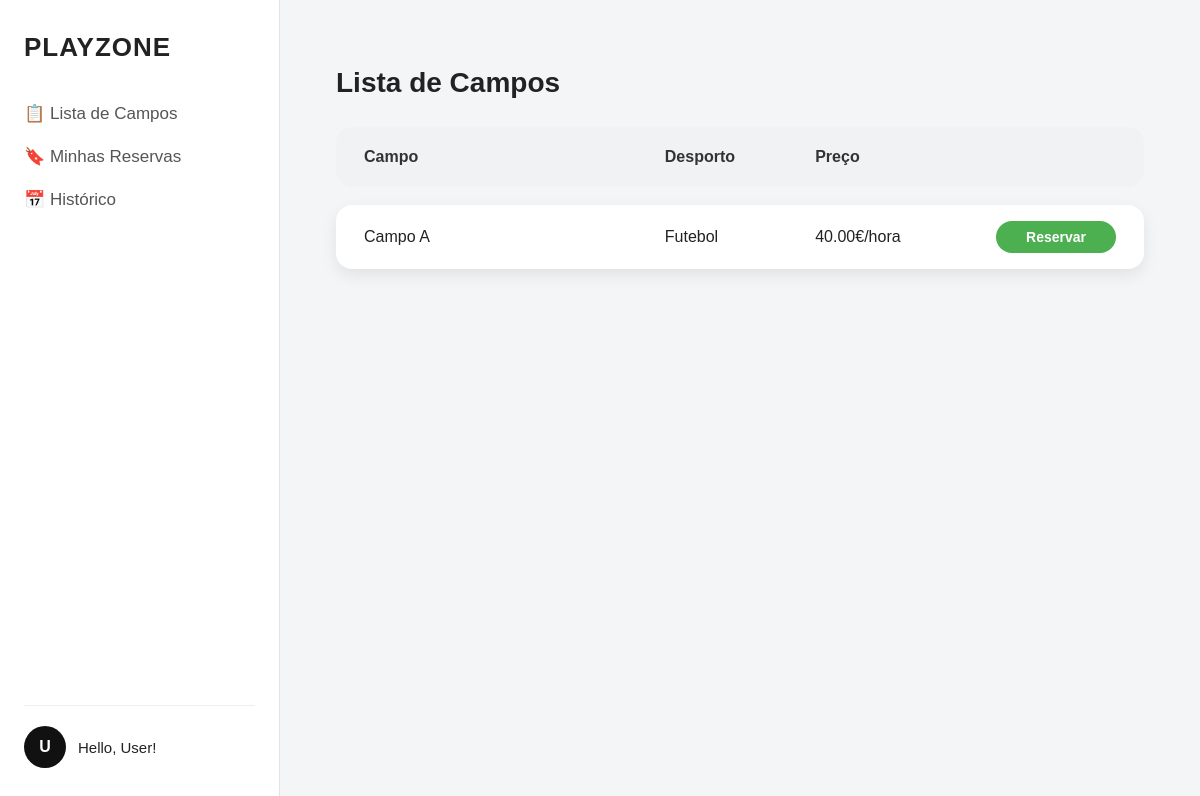
The page /campos/ on the database as committed earlier.
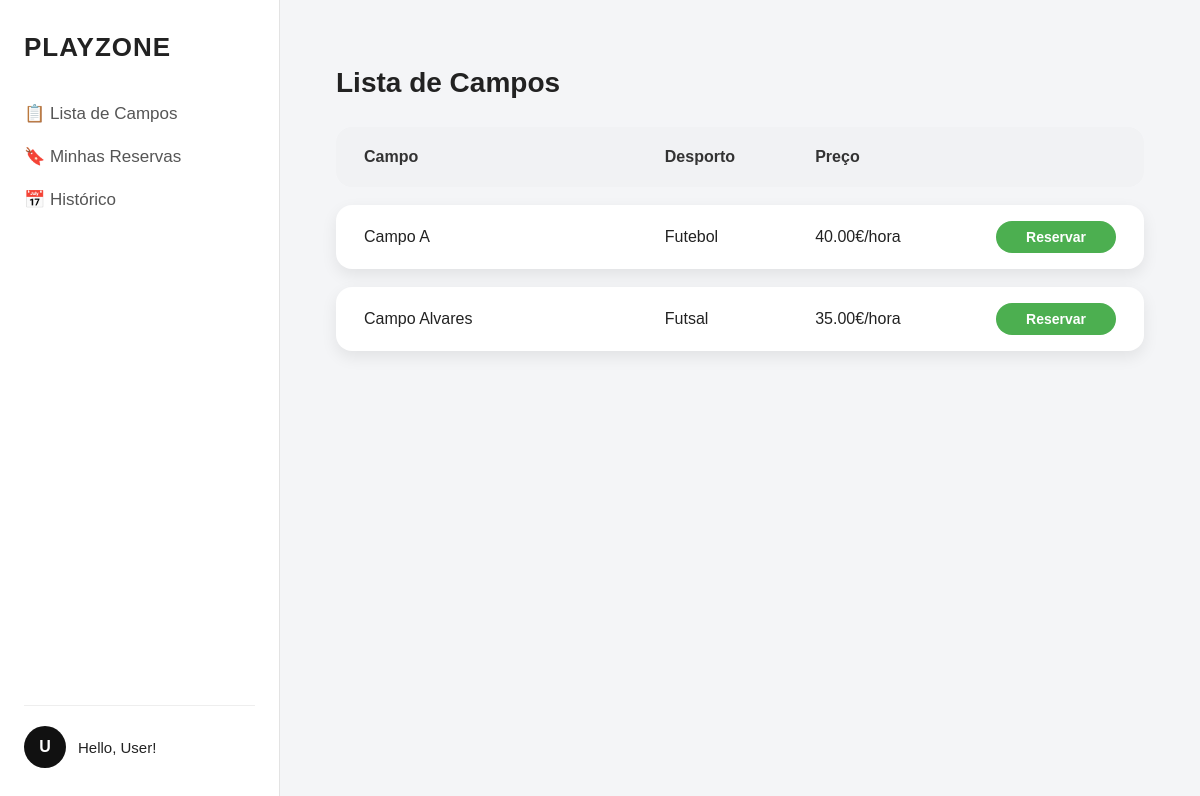
The same page on the database as committed later.
### campos/models.py (models this page shows, shortened)
class Campo(models.Model):
    nome = models.CharField(max_length=100)
    desporto = models.CharField(max_length=50)
    preco = models.DecimalField(max_digits=6, decimal_places=2)

### campos/views.py (the view)
# urls.py: path("", CampoListView.as_view(), name="list"),
class CampoListView(ListView):
    model = Campo
    template_name = "campos/lista_campos.html"
    context_object_name = "campos"

### campos/templates/campos/lista_campos.html (shortened to what this page needs)
{% extends "base.html" %}
{% block content %}
<div class="content">
    <h1>Lista de Campos</h1>
    <div class="card-header">
        <span>Campo</span>
        <span>Desporto</span>
        <span>Preço</span>
    </div>
    {% for campo in campos %}
    <div class="card">
        <span>{{ campo.nome }}</span>
        <span>{{ campo.desporto }}</span>
        <span>{{ campo.preco }}€/hora</span>
        <a href="{% url 'campos:reservar' campo.id %}" class="btn btn-green">
            Reservar
        </a>
    </div>
    {% endfor %}
</div>
{% endblock %}

### templates/base.html (shortened to what this page needs)
<!DOCTYPE html>
<html lang="pt">
<head>
    {% load static %}
    <link rel="stylesheet" href="{% static 'css/main.css' %}">
    <link rel="stylesheet" href="https://cdn.jsdelivr.net/npm/flatpickr/dist/flatpickr.min.css">
</head>
<body>
<div class="layout">
    {% include 'partials/sidebar_user.html' %}
    {% block content %}{% endblock %}
</div>
</body>
</html>

### templates/partials/sidebar_user.html
    <aside class="sidebar">
        <div>
            <h2>PLAYZONE</h2>
            <nav>
                <ul>
                    <li>
                        <a href="{% url 'campos:list' %}">📋 Lista de Campos</a>
                    </li>
                    <li>
                        <a href="{% url 'reservas:minhas' %}">🔖 Minhas Reservas</a>
                    </li>
                    <li>📅 Histórico</li>
                </ul>
            </nav>
        </div>
        {% if request.user.is_authenticated %}
            <a href="{% url 'userauth:profile' %}" class="user-area user-link">
                <div class="user-circle">
                    {{ request.user.username|first|upper }}
                </div>
                <span>Hello, {{ request.user.username }}!</span>
            </a>
        {% else %}
            <a href="{% url 'userauth:login' %}" class="user-area user-link">
                <div class="user-circle">U</div>
                <span>Hello, User!</span>
            </a>
        {% endif %}
    </aside>

### static/css/main.css (style rules this page uses)
* { box-sizing: border-box; font-family: Arial, sans-serif; }
body { margin: 0; background: #f4f5f7; color: #222; }
.layout { display: flex; min-height: 100vh; }
.sidebar { width: 280px; background: #ffffff; border-right: 1px solid #e3e3e3; padding: 32px 24px; display: flex; flex-direction: column; justify-content: space-between; }
.sidebar h2 { margin: 0 0 40px 0; font-size: 26px; font-weight: 700; letter-spacing: 1px; }
.sidebar nav ul { list-style: none; padding: 0; margin: 0; }
.sidebar nav li { display: flex; align-items: center; gap: 10px; margin-bottom: 22px; font-size: 17px; color: #555; cursor: pointer; }
.sidebar nav li a { text-decoration: none; color: inherit; display: flex; align-items: center; gap: 10px; width: 100%; }
.user-area { display: flex; align-items: center; gap: 12px; padding-top: 20px; border-top: 1px solid #eee; }
.user-circle { width: 42px; height: 42px; border-radius: 50%; background: #111; color: #fff; display: flex; align-items: center; justify-content: center; font-size: 16px; font-weight: 600; }
.user-area span, .user-area a { font-size: 15px; font-weight: 500; color: #222; text-decoration: none; }
.user-link { text-decoration: none; color: inherit; display: flex; align-items: center; gap: 12px; }
.content { flex: 1; padding: 48px 56px; }
.content h1 { margin-bottom: 28px; font-size: 28px; }
.card-header { display: grid; grid-template-columns: 2fr 1fr 1fr 1fr; align-items: center; padding: 16px 28px; min-height: 60px; font-weight: 600; background: #f1f2f4; border-radius: 16px; margin-bottom: 18px; color: #333; }
.card { display: grid; grid-template-columns: 2fr 1fr 1fr 1fr; align-items: center; padding: 16px 28px; min-height: 60px; background: #ffffff; border-radius: 16px; box-shadow: 0 6px 16px rgba(0,0,0,0.08); margin-bottom: 18px; }
.btn { display: inline-flex; align-items: center; justify-content: center; padding: 8px 20px; font-size: 14px; font-weight: 600; border-radius: 999px; cursor: pointer; text-decoration: none; justify-self: end; }
.btn-green { background: #4CAF50; color: #ffffff; width: 120px; }
.btn { display: inline-flex; align-items: center; justify-content: center; padding: 8px 20px; font-size: 14px; font-weight: 600; border-radius: 999px; border: none; cursor: pointer; text-decoration: none; }

Rows that differ between the two databases and show on the page:
added Campo: nome "Campo Alvares", desporto "Futsal", preco "35.00"
